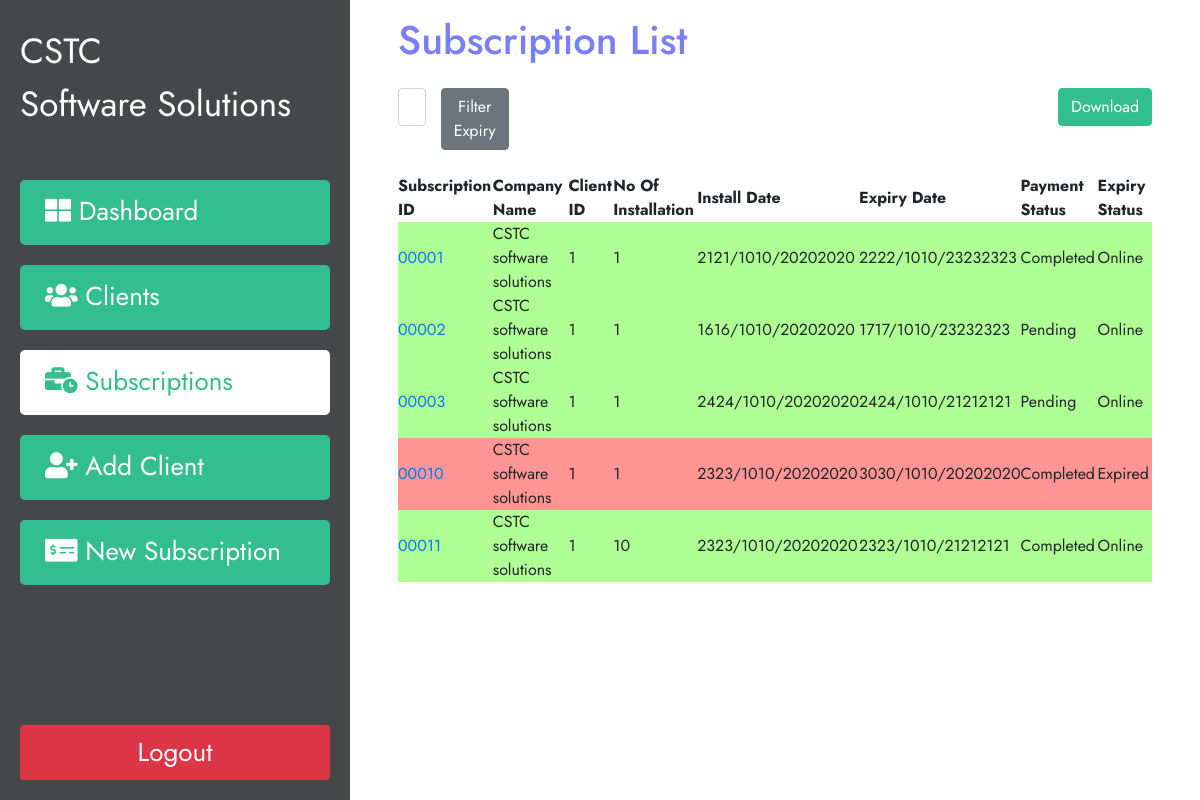
/subscription (signed in), run on an earlier commit of the app's database.
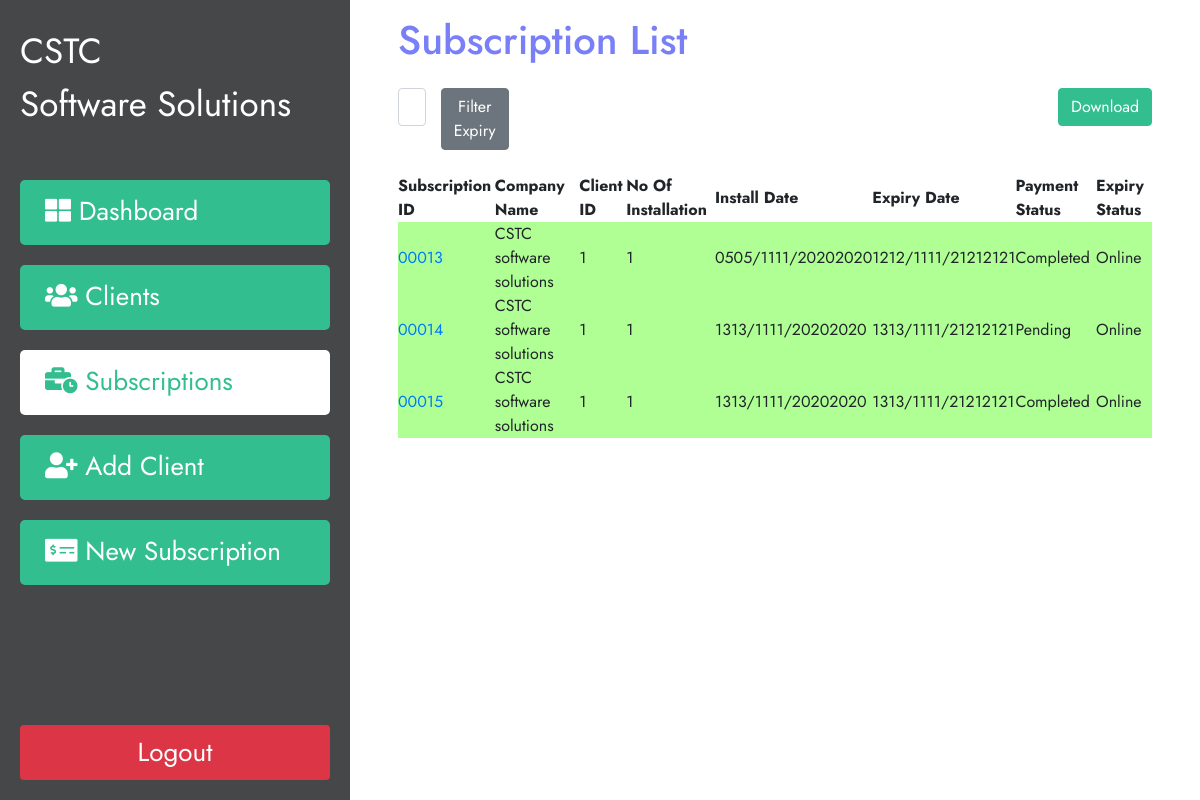
And on a later commit of the database.
### subscription/models.py (models this page shows)
class Subscription(models.Model):
    CustomerName= models.ForeignKey(Customer, on_delete=models.CASCADE, related_name='custom')
    Installation_number = models.IntegerField(blank=False,default=1, validators=[MinValueValidator(1)])
    InstallDuration= models.IntegerField(blank=False,default=1, validators=[MinValueValidator(1)])
    InstallDate=models.DateField()
    ExpiryDate= models.DateField()
    TotalAmount= models.FloatField(blank=False, default=0, validators=[MinValueValidator(0)])
    AmountReceived=models.FloatField(blank=False,default=0, validators=[MinValueValidator(0)])
    RemainingAmount = models.FloatField(blank=False, default=0, validators=[MinValueValidator(0)])

### customer/models.py (models this page shows)
class Customer(models.Model):
    ClientID = models.CharField(max_length=10,default="")
    Name = models.CharField(max_length=250)
    Address1 = models.CharField(max_length=150)
    Address2 = models.CharField(max_length=150, blank=True)
    City= models.CharField(max_length=100)
    District = models.CharField(max_length=20)
    Zone = models.CharField(max_length=100)
    PhoneNo= models.CharField(max_length=15)
    Email = models.CharField(max_length=100)
    Website = models.CharField(max_length=100, blank=True)
    Contact_Person= models.CharField(max_length=100)
    Contact_Person_MobileNo= models.CharField(max_length=15)
    Contact_Person_Email= models.CharField(max_length=100)
    def __str__(self):
        return self.Name

### subscription/views.py (the view)
# urls.py: path('subscription', views.subscription_list, name='subscriptions'),
@login_required(login_url='index')
def subscription_list(request):
    obj = Subscription.objects.all()
    days = None
    expiryfilter = request.GET.get('expiryfilter')
    if is_valid_queryparam(expiryfilter):
        days = int(expiryfilter)
        start_date = datetime.date.today()
        end_date = start_date + datetime.timedelta(days=days)
        obj = obj.filter(ExpiryDate__range=[start_date, end_date])
    context = {
        'subscriptions': obj,
        'days':days,
    }
    return render(request,'subscription.html',context)

### cstcdataentry/templatetags/myfilters.py (called while the page is built)
@register.filter
def days_until(exdate):
    delta = exdate - datetime.date.today()
    return delta.days

### subscription/views.py (called while the page is built)
def is_valid_queryparam(param):
    return param != '' and param is not None

### subscription/Templates/subscription.html (shortened to what this page needs)
{% extends "base.html" %}
{% block content %}
{% load myfilters %}
<div class="col-lg px-5 py-3 tablecontent">
   <h1 style="color:#797ff6;">Subscription List</h1>
   <div class="col my-4">
      <div class="row justify-content-end">
         <form class="col-2 " method="GET">
            <div class="row">
               <div class="col-lg col p-0 ">
                  <input class="form-control" name="expiryfilter" type="number" value="" id="days-input">
               </div>
               <div class="col">
                  <button type="submit" class="btn btn-secondary " >Filter Expiry</button>
               </div>
            </div>
         </form>
         <div class="col p-0">
            <a  href="{%url 'report' days  %}" class="btn btn-primary  float-right" >Download</a>
         </div>
      </div>
   </div>
   <table id="datatable" class="display" style="width:100%">
      <thead>
         <tr>
            <th>Subscription ID</th>
            <th>Company Name</th>
            <th>Client ID</th>
            <th>No Of Installation</th>
            <th>Install Date</th>
            <th>Expiry Date</th>
            <th>Payment Status</th>
            <th>Expiry Status</th>
         </tr>
      </thead>
      <tbody>
         {% for subscription in subscriptions %}
             {% if subscription.ExpiryDate|days_until <= 20  %}
                 {% if subscription.ExpiryDate|days_until <= 0 %}
                     <tr class="expired">
                 {% else %}
                     <tr class="warn">
                 {% endif %}
             {% else %}
                 <tr class="online">
            {% endif %}
            <td><a href="{%url 'subscriptiondetail' subscription.id %}">{{ subscription.id |stringformat:"05d" }}</a></td>
            <td>{{ subscription.CustomerName }}</td>
            <td>{{ subscription.CustomerName.id }}</td>
            <td>{{ subscription.Installation_number }}</td>
            <td>{{ subscription.InstallDate }}</td>
            <td >{{ subscription.ExpiryDate }}</td>
            <td >
               {% if subscription.RemainingAmount > 0 %}
                   {% if subscription.ExpiryDate|days_until <= 0 %}
                        OverDue
                   {% else %}
                        Pending
                   {% endif %}
                {% else %}
                   Completed
               {% endif %}
            </td>
            <td>
               {% if subscription.ExpiryDate|days_until <= 0 %}
                    Expired
               {% else %}
                    Online
               {% endif %}
            </td>
         </tr>
         {% endfor %}
      </tbody>
   </table>
</div>
{% endblock content %}

### user/Templates/Base.html (shortened to what this page needs)
<!DOCTYPE html>
<html lang="en">
   <head>
      {% load static %}
      <link rel="stylesheet" type="text/css" href="https://cdn.datatables.net/v/bs4/dt-1.10.22/datatables.min.css"/>
      <link href="{% static 'CSS/style.css' %}" rel="stylesheet" type="text/css" />
      <link rel="stylesheet" href="https://use.fontawesome.com/releases/v5.5.0/css/all.css">
      <link rel="stylesheet" href="https://maxcdn.bootstrapcdn.com/bootstrap/4.4.1/css/bootstrap.min.css">
      <link rel="stylesheet" href="https://cdnjs.cloudflare.com/ajax/libs/datepicker/0.6.5/datepicker.min.css" />
      <link rel="stylesheet" href="https://cdnjs.cloudflare.com/ajax/libs/Chart.js/2.9.4/Chart.css" />
   </head>
   <body>
      <div class="roww " id="body-row" style="font-family: 'Jost', sans-serif;">
         <div id="sidebar-container" class="sidebar ">
            <div class="h-75">
               <a class="navbar-brand w-100" href="{% url 'dashboard' %}">
               <span class="navlogo w-100" >CSTC <br>Software Solutions</span>
               </a>
               <ul class="list-group mb-5" id="menulist">
                  <a href="{% url 'dashboard' %}" class="list-group-item list-group-item-action rounded menus " id="dashboard">
                     <div class="d-block w-100 ">
                        <i class="fas fa-th-large "></i> Dashboard
                     </div>
                  </a>
                  <a href="{% url 'customers' %}" class="list-group-item list-group-item-action  menus rounded" id="customers">
                     <div class="d-block w-100 ">
                        <i class="fas fa-users"></i> Clients
                     </div>
                  </a>
                  <a href="{% url 'subscriptions' %}" class="list-group-item list-group-item-action rounded menus" id="subscription">
                     <div class="d-block w-100 ">
                        <i class="fas fa-business-time"></i> Subscriptions
                     </div>
                  </a>
                  <a href="{% url 'addcustomers' %}" class="list-group-item list-group-item-action rounded menus" id="addcustomers">
                     <div class="d-block w-100 ">
                        <i class="fas fa-user-plus"></i> Add Client
                     </div>
                  </a>
                  <a href="{% url 'newsubscription' %}" class="list-group-item list-group-item-action rounded menus" id="newsubscription">
                     <div class="d-block w-100 ">
                        <i class="fas fa-money-check-alt"></i> New Subscription
                     </div>
                  </a>
               </ul>
            </div>
            <div class="logout h-25 p-0 d-flex align-items-end flex-column ">
               <a class=" btn-block  btn-danger rounded btn-logout mt-auto text-center align-content-center " href="{% url 'logout' %}" id="logout"> Logout </a>
            </div>
         </div>
         <div class="container-expand-lg viewcontents " >
            {% block content %}
            {% endblock content %}
         </div>
      </div>
   </body>
</html>

### user/static/css/style.css (style rules this page uses)
* { padding: 0; margin: 0; box-sizing: border-box; }
body { font-family: 'Jost', sans-serif; }
.navlogo { padding: 0; color: white; font-size: 35px; }
.tablecontent, .dash { font-family: 'Jost', sans-serif; }
#body-row { width: 100%; margin: auto; }
#sidebar-container { height: 100%; background-color: #454748; padding: 20px; position: fixed; width: 350px; overflow-x: hidden; z-index: 1; }
.viewcontents { margin-left: 350px; }
#sidebar-container .list-group { margin-top: 25px; }
.menus { border-radius: 5px; text-decoration: none; padding: 12px 25px; margin-top: 20px; font-size: 26px; height: 65px; color: white; background-color: #32be8f; }
.activee { border-radius: 5px; text-decoration: none; padding: 12px 25px; margin-top: 20px; font-size: 26px; height: 65px; color: #32be8f; background-color: white; }
.btn-logout { height: 55px; font-size: 26px; padding: 8px; text-decoration: none; border: none; }
.online { background-color: #afff94; }
.btn-primary, .btn-primary:active, .btn-primary:visited, .btn-primary:focus { background-color: #32be8f !important; border-color: #32be8f !important; }

What changed in the data, as far as the page shows it:
removed Subscription: id "00001", CustomerName "CSTC software solutions", CustomerName.id "1", Installation_number "1", InstallDate "2121/1010/20202020", ExpiryDate "2222/1010/23232323", RemainingAmount "Completed", shows "Online"
removed Subscription: id "00002", CustomerName "CSTC software solutions", CustomerName.id "1", Installation_number "1", InstallDate "1616/1010/20202020", ExpiryDate "1717/1010/23232323", RemainingAmount "Pending", shows "Online"
removed Subscription: id "00003", CustomerName "CSTC software solutions", CustomerName.id "1", Installation_number "1", InstallDate "2424/1010/20202020", ExpiryDate "2424/1010/21212121", RemainingAmount "Pending", shows "Online"
removed Subscription: id "00010", CustomerName "CSTC software solutions", CustomerName.id "1", Installation_number "1", InstallDate "2323/1010/20202020", ExpiryDate "3030/1010/20202020", RemainingAmount "Completed", shows "Expired"
removed Subscription: id "00011", CustomerName "CSTC software solutions", CustomerName.id "1", Installation_number "10", InstallDate "2323/1010/20202020", ExpiryDate "2323/1010/21212121", RemainingAmount "Completed", shows "Online"
added Subscription: id "00013", CustomerName "CSTC software solutions", CustomerName.id "1", Installation_number "1", InstallDate "0505/1111/20202020", ExpiryDate "1212/1111/21212121", RemainingAmount "Completed", shows "Online"
added Subscription: id "00014", CustomerName "CSTC software solutions", CustomerName.id "1", Installation_number "1", InstallDate "1313/1111/20202020", ExpiryDate "1313/1111/21212121", RemainingAmount "Pending", shows "Online"
added Subscription: id "00015", CustomerName "CSTC software solutions", CustomerName.id "1", Installation_number "1", InstallDate "1313/1111/20202020", ExpiryDate "1313/1111/21212121", RemainingAmount "Completed", shows "Online"
